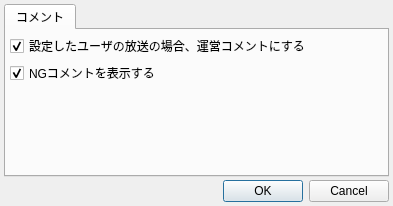
<?xml version="1.0" encoding="UTF-8"?>
<ui version="4.0">
 <class>PreferencesWindow</class>
 <widget class="QDialog" name="PreferencesWindow">
  <property name="geometry">
   <rect>
    <x>0</x>
    <y>0</y>
    <width>393</width>
    <height>206</height>
   </rect>
  </property>
  <property name="windowTitle">
   <string>設定</string>
  </property>
  <layout class="QVBoxLayout" name="verticalLayout">
   <property name="spacing">
    <number>3</number>
   </property>
   <property name="leftMargin">
    <number>4</number>
   </property>
   <property name="topMargin">
    <number>4</number>
   </property>
   <property name="rightMargin">
    <number>4</number>
   </property>
   <property name="bottomMargin">
    <number>4</number>
   </property>
   <item>
    <widget class="QTabWidget" name="tabWidget">
     <property name="currentIndex">
      <number>0</number>
     </property>
     <widget class="QWidget" name="commentTab">
      <attribute name="title">
       <string>コメント</string>
      </attribute>
      <layout class="QVBoxLayout" name="verticalLayout_2">
       <property name="spacing">
        <number>3</number>
       </property>
       <property name="leftMargin">
        <number>4</number>
       </property>
       <property name="topMargin">
        <number>4</number>
       </property>
       <property name="rightMargin">
        <number>4</number>
       </property>
       <property name="bottomMargin">
        <number>4</number>
       </property>
       <item>
        <widget class="QCheckBox" name="commentOwnercommentChk">
         <property name="text">
          <string>設定したユーザの放送の場合、運営コメントにする</string>
         </property>
         <property name="checked">
          <bool>true</bool>
         </property>
        </widget>
       </item>
       <item>
        <widget class="QCheckBox" name="commentDisplayNgChk">
         <property name="text">
          <string>NGコメントを表示する</string>
         </property>
         <property name="checked">
          <bool>true</bool>
         </property>
        </widget>
       </item>
       <item>
        <spacer name="verticalSpacer">
         <property name="orientation">
          <enum>Qt::Vertical</enum>
         </property>
         <property name="sizeHint" stdset="0">
          <size>
           <width>20</width>
           <height>79</height>
          </size>
         </property>
        </spacer>
       </item>
      </layout>
     </widget>
    </widget>
   </item>
   <item>
    <widget class="QDialogButtonBox" name="buttonBox">
     <property name="orientation">
      <enum>Qt::Horizontal</enum>
     </property>
     <property name="standardButtons">
      <set>QDialogButtonBox::Cancel|QDialogButtonBox::Ok</set>
     </property>
    </widget>
   </item>
  </layout>
 </widget>
 <resources/>
 <connections>
  <connection>
   <sender>buttonBox</sender>
   <signal>accepted()</signal>
   <receiver>PreferencesWindow</receiver>
   <slot>accept()</slot>
   <hints>
    <hint type="sourcelabel">
     <x>352</x>
     <y>189</y>
    </hint>
    <hint type="destinationlabel">
     <x>542</x>
     <y>194</y>
    </hint>
   </hints>
  </connection>
  <connection>
   <sender>buttonBox</sender>
   <signal>rejected()</signal>
   <receiver>PreferencesWindow</receiver>
   <slot>reject()</slot>
   <hints>
    <hint type="sourcelabel">
     <x>255</x>
     <y>195</y>
    </hint>
    <hint type="destinationlabel">
     <x>394</x>
     <y>326</y>
    </hint>
   </hints>
  </connection>
 </connections>
</ui>
